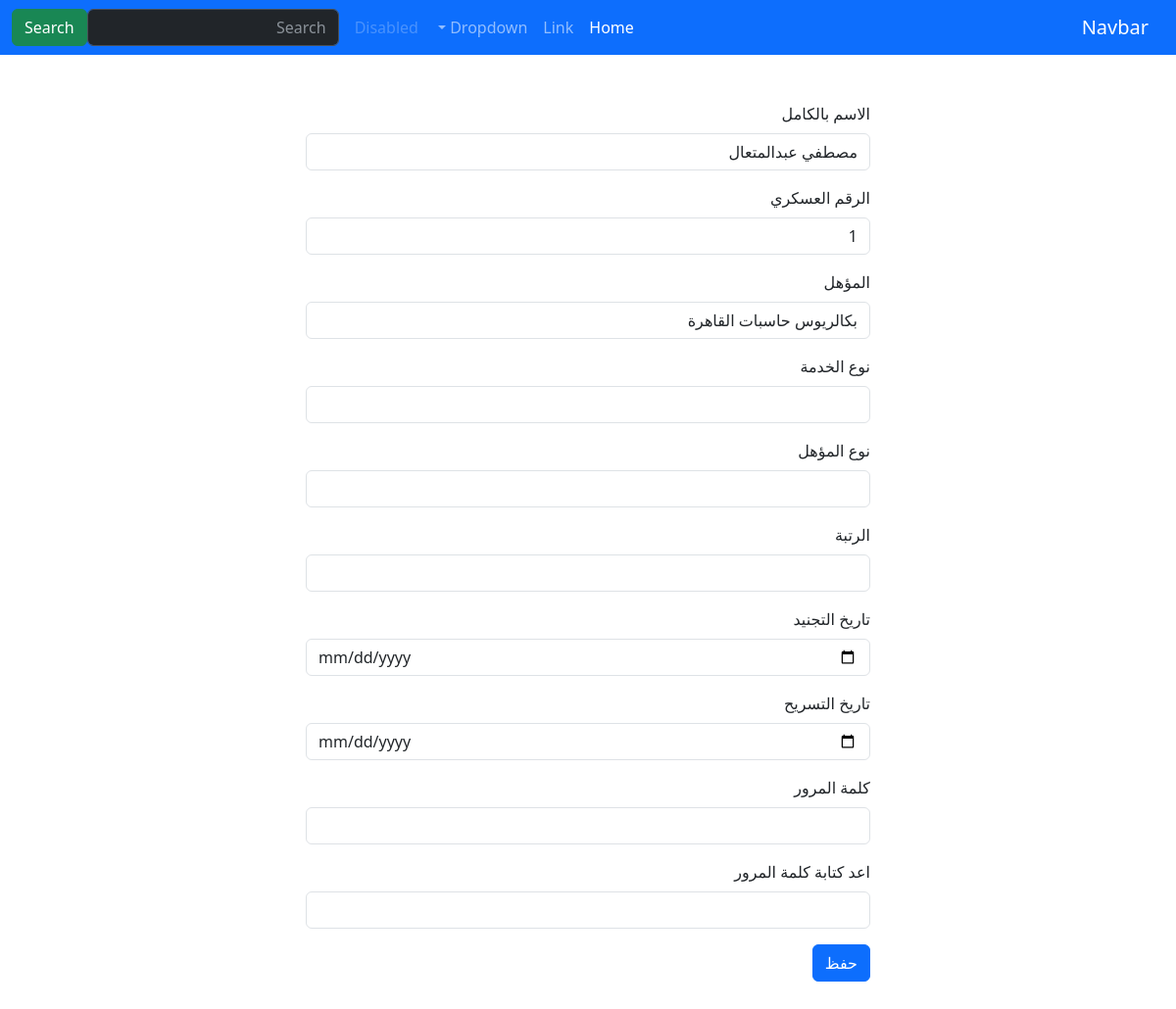
The app's page /accounts/add-user/ (signed in) with its own data.
### accounts/models.py (models this page shows, shortened)
class User(AbstractBaseUser):
    fullname        = models.CharField(max_length=20,verbose_name="Full Name",unique=False)
    militry_id      = models.CharField(unique = True, max_length=30)
    password        = models.CharField(max_length=150)
    is_active       = models.BooleanField(default=True)
    is_staff        = models.BooleanField(default=False)
    is_superuser    = models.BooleanField(default=False)
    moahl           = models.CharField(max_length=150, null=True)
    moahl_type      = models.ForeignKey(Moahl_Type, null=True, on_delete=models.PROTECT)
    rank            = models.ForeignKey(Rank, null=True, on_delete=models.PROTECT)
    work_category   = models.ForeignKey(Work_Category, null=True, on_delete=models.PROTECT)
    tagned_date     = models.DateField(null=True, blank=True)
    end_date        = models.DateField(null=True, blank=True)
    USERNAME_FIELD  = 'militry_id'
    REQUIRED_FIELDS = ['fullname']
    objects = accountManager()

class Work_Category (models.Model):
    name    = models.CharField(max_length=20)
    def __str__(self):
        return self.name

class Moahl_Type(models.Model):
    name        = models.CharField(max_length=20)
    duration    = models.FloatField()
    def __str__(self):
        return self.name

class Rank (models.Model):
    name    = models.CharField(max_length=20)
    rank    = models.IntegerField()
    def __str__(self):
        return self.name

### accounts/views.py (the view, shortened to what this page needs)
# urls.py: path("add-user/",views.addUser,name="add"),
@login_required
def addUser(request):
    form   = add_user_form()
    return render(request,"accounts/addUser.html",{"form":form,
                                                   "workCategories":Work_Category.objects.all(),
                                                    "moahltypes":Moahl_Type.objects.all(),
                                                    "ranks":Rank.objects.all()
                                                })

### accounts/forms.py
class add_user_form(forms.ModelForm):
    end_date = forms.DateField(required=False)
    class Meta:
        model   = User
        fields  = '__all__'
        exclude = ("is_active", "is_stuff","is_superuser","last_login", )

### accounts/templates/accounts/addUser.html (shortened to what this page needs)
{% extends 'base.html' %}
{% block body %}
<div class="container w-50 my-5">
    <div class="row">
        <form method="post">
            {% include "userform.html" with user=user workCategories=workCategories moahltypes=moahltypes ranks=ranks %}
            {% if user %}
                <button class="btn btn-primary" type="submit">حفظ</button>
            {% else %}
                <button class="btn btn-primary" type="submit">حفظ</button>
                <button class="btn btn-primary" name="_submit" type="submit">حفظ و اضافة أخر</button>
            {% endif %}
        </form>
    </div>
</div>
{% endblock body %}

### templates/userform.html
<div class="mb-3">
    <label for="exampleInputFullname" class="form-label">الاسم بالكامل</label>
    <input type="text" value="{{user.fullname}}" name="fullname" class="form-control" id="exampleInputFullname">
  </div>
  <div class="mb-3">
    <label for="exampleInputmilitry_id" class="form-label">الرقم العسكري</label>
    <input type="text" class="form-control" value="{{user.militry_id}}" name="militry_id" id="exampleInputmilitry_id" aria-describedby="militry_id">
  </div>
  <div class="mb-3">
    <label for="exampleInputmoahl" class="form-label">المؤهل</label>
    <input type="text" class="form-control" id="exampleInputmoahl" value="{{user.moahl}}" name="moahl">
  </div>
  <div class="mb-3">
    <label for="workCategories" class="form-label">نوع الخدمة</label>
    <select value="{{user.work_category}}" name="work_category" class="form-control" id="workCategories">
      <option value=""></option>
      {% for workCategorie in workCategories %}
        <option value="{{workCategorie.id}}">{{workCategorie.name}}</option>
      {% endfor %}
    </select>
  </div>
  <div class="mb-3">
    <label for="moahltypes" class="form-label">نوع المؤهل</label>
    <select value="{{user.moahl_type}}" name="moahl_type" class="form-control" id="moahltypes">
      <option value=""></option>
      {% for moahltype in moahltypes %}
        <option value="{{moahltype.id}}">{{moahltype.name}}</option>
      {% endfor %}
    </select>
  </div>
  <div class="mb-3">
    <label for="ranks" class="form-label">الرتبة</label>
    <select value="{{user.rank}}" name="rank" class="form-control" id="ranks">
      <option value=""></option>
      {% for rank in ranks %}
        <option value="{{rank.id}}">{{rank.name}}</option>
      {% endfor %}
    </select>
  </div>
  <div class="mb-3">
    <label for="exampleInputTagnedDate" class="form-label">تاريخ التجنيد</label>
    <input type="date" value="{{user.tagned_date}}" name="tagned_date" class="form-control" id="exampleInputTagnedDate">
  </div>
  <div class="mb-3">
    <label for="exampleInputEmail1" class="form-label">تاريخ التسريح</label>
    <input type="date" value="{{user.end_date}}" name="end_date" class="form-control" id="exampleInputEmail1">
  </div>
  <div class="mb-3">
    <label for="password" class="form-label">كلمة المرور</label>
    <input type="password" class="form-control" name="password" id="password" aria-describedby="password">
  </div>
  <div class="mb-3">
    <label for="retypepassword" class="form-label">اعد كتابة كلمة المرور</label>
    <input type="password" class="form-control" id="retypepassword" name="retypepassword" aria-describedby="retypepassword">
  </div>

### records on screen
User: fullname "مصطفي عبدالمتعال", militry_id "1", moahl "بكالريوس حاسبات القاهرة"
